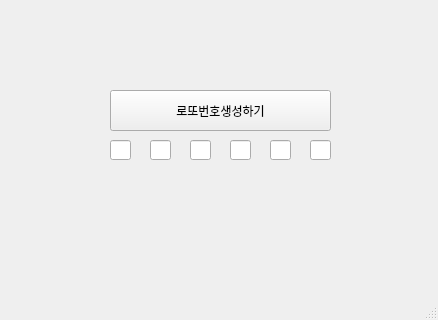
<?xml version="1.0" encoding="UTF-8"?>
<ui version="4.0">
 <class>MainWindow</class>
 <widget class="QMainWindow" name="MainWindow">
  <property name="geometry">
   <rect>
    <x>0</x>
    <y>0</y>
    <width>438</width>
    <height>320</height>
   </rect>
  </property>
  <property name="windowTitle">
   <string>MainWindow</string>
  </property>
  <widget class="QWidget" name="centralwidget">
   <widget class="QPushButton" name="pb">
    <property name="geometry">
     <rect>
      <x>110</x>
      <y>90</y>
      <width>221</width>
      <height>41</height>
     </rect>
    </property>
    <property name="text">
     <string>로또번호생성하기</string>
    </property>
   </widget>
   <widget class="QLineEdit" name="le1">
    <property name="geometry">
     <rect>
      <x>110</x>
      <y>140</y>
      <width>21</width>
      <height>20</height>
     </rect>
    </property>
   </widget>
   <widget class="QLineEdit" name="le2">
    <property name="geometry">
     <rect>
      <x>150</x>
      <y>140</y>
      <width>21</width>
      <height>20</height>
     </rect>
    </property>
   </widget>
   <widget class="QLineEdit" name="le3">
    <property name="geometry">
     <rect>
      <x>190</x>
      <y>140</y>
      <width>21</width>
      <height>20</height>
     </rect>
    </property>
   </widget>
   <widget class="QLineEdit" name="le4">
    <property name="geometry">
     <rect>
      <x>230</x>
      <y>140</y>
      <width>21</width>
      <height>20</height>
     </rect>
    </property>
   </widget>
   <widget class="QLineEdit" name="le5">
    <property name="geometry">
     <rect>
      <x>270</x>
      <y>140</y>
      <width>21</width>
      <height>20</height>
     </rect>
    </property>
   </widget>
   <widget class="QLineEdit" name="le6">
    <property name="geometry">
     <rect>
      <x>310</x>
      <y>140</y>
      <width>21</width>
      <height>20</height>
     </rect>
    </property>
   </widget>
  </widget>
  <widget class="QMenuBar" name="menubar">
   <property name="geometry">
    <rect>
     <x>0</x>
     <y>0</y>
     <width>438</width>
     <height>21</height>
    </rect>
   </property>
  </widget>
  <widget class="QStatusBar" name="statusbar"/>
 </widget>
 <resources/>
 <connections/>
</ui>
